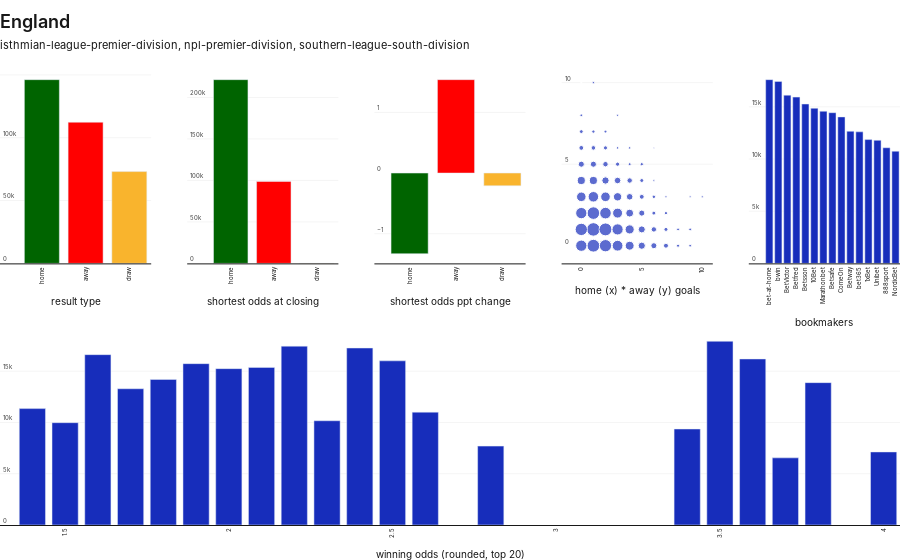

Source (notebook cell):
### Code cell
makeSubplots('england', ['isthmian-league-premier-division', 'npl-premier-division', 'isthmian-league-premier-division', 'southern-league-south-division'])

### Figure 1 — Plotly figure (JSON) as saved in the notebook; plotly's stock layout.template omitted (floating-point values rounded to 4 significant figures)
{"data": [{"hovertemplate": "%{x}: %{y}<extra></extra>", "marker": {"color": ["rgba(0, 100, 0, 1)", "rgba(255, 0, 0, 1)", "rgba(249, 180, 45, 1)"]}, "type": "bar", "x": ["home", "away", "draw"], "xaxis": "x", "y": [146216, 112346, 73058], "yaxis": "y"}, {"hovertemplate": "%{x}: %{y}<extra></extra>", "marker": {"color": ["rgba(0, 100, 0, 1)", "rgba(255, 0, 0, 1)", "rgba(249, 180, 45, 1)"]}, "type": "bar", "x": ["home", "away", "draw"], "xaxis": "x2", "y": [221459, 98736, 60], "yaxis": "y2"}, {"hovertemplate": "%{x}: %{y}<extra></extra>", "marker": {"color": ["rgba(0, 100, 0, 1)", "rgba(255, 0, 0, 1)", "rgba(249, 180, 45, 1)"]}, "type": "bar", "x": ["home", "away", "draw"], "xaxis": "x3", "y": [-1.33, 1.54, -0.21], "yaxis": "y3"}, {"hoverinfo": "text", "hovertext": ["1, 1: 33066", "2, 1: 27733", "1, 0: 26727", "1, 2: 25108", "0, 1: 22979", "2, 0: 22839", "2, 2: 18061", "0, 2: 16291", "0, 0: 16234", "3, 1: 15517", "3, 0: 13530", "1, 3: 12267", "3, 2: 9873", "2, 3: 8502", "0, 3: 8307", "4, 1: 6882", "4, 0: 6204", "3, 3: 4734", "0, 4: 4214", "1, 4: 4171", "4, 2: 3886", "2, 4: 2800", "5, 0: 2653", "5, 1: 2453", "4, 3: 1873", "3, 4: 1851", "1, 5: 1402", "5, 2: 1398", "0, 5: 1386", "6, 0: 1306", "2, 5: 878", "4, 4: 849", "6, 1: 825", "7, 0: 604", "5, 3: 559", "0, 6: 528", "1, 6: 433", "3, 5: 303", "2, 6: 282", "7, 1: 259", "6, 2: 247", "5, 4: 246", "0, 7: 224", "6, 3: 144", "5, 5: 110", "1, 7: 109", "7, 2: 107", "8, 0: 98", "2, 7: 71", "4, 5: 67", "8, 1: 60", "9, 1: 58", "0, 8: 52", "9, 0: 51", "3, 6: 36", "4, 6: 36", "1, 10: 27", "7, 3: 27", "10, 3: 23", "3, 8: 22", "9, 3: 20", "6, 4: 14", "6, 6: 4"], "marker": {"color": "rgb(23,45,187)", "size": [13.48, 12.9, 12.79, 12.59, 12.31, 12.29, 11.59, 11.3, 11.29, 11.16, 10.79, 10.52, 9.968, 9.602, 9.547, 9.108, 8.875, 8.295, 8.057, 8.036, 7.895, 7.274, 7.177, 7.038, 6.579, 6.559, 6.119, 6.115, 6.102, 6.012, 5.443, 5.398, 5.359, 4.957, 4.862, 4.794, 4.562, 4.172, 4.098, 4.012, 3.964, 3.96, 3.869, 3.464, 3.239, 3.231, 3.216, 3.146, 2.903, 2.861, 2.783, 2.76, 2.685, 2.672, 2.449, 2.449, 2.28, 2.28, 2.19, 2.166, 2.115, 1.934, 1.414]}, "mode": "markers", "type": "scatter", "x": [1, 2, 1, 1, 0, 2, 2, 0, 0, 3, 3, 1, 3, 2, 0, 4, 4, 3, 0, 1, 4, 2, 5, 5, 4, 3, 1, 5, 0, 6, 2, 4, 6, 7, 5, 0, 1, 3, 2, 7, 6, 5, 0, 6, 5, 1, 7, 8, 2, 4, 8, 9, 0, 9, 3, 4, 1, 7, 10, 3, 9, 6, 6], "xaxis": "x4", "y": [1, 1, 0, 2, 1, 0, 2, 2, 0, 1, 0, 3, 2, 3, 3, 1, 0, 3, 4, 4, 2, 4, 0, 1, 3, 4, 5, 2, 5, 0, 5, 4, 1, 0, 3, 6, 6, 5, 6, 1, 2, 4, 7, 3, 5, 7, 2, 0, 7, 5, 1, 1, 8, 0, 6, 6, 10, 3, 3, 8, 3, 4, 6], "yaxis": "y4"}, {"hovertemplate": "%{x}: %{y}<extra></extra>", "marker": {"color": ["rgb(23,45,187)", "rgb(23,45,187)", "rgb(23,45,187)", "rgb(23,45,187)", "rgb(23,45,187)", "rgb(23,45,187)", "rgb(23,45,187)", "rgb(23,45,187)", "rgb(23,45,187)", "rgb(23,45,187)", "rgb(23,45,187)", "rgb(23,45,187)", "rgb(23,45,187)", "rgb(23,45,187)", "rgb(23,45,187)"]}, "type": "bar", "x": ["bet-at-home", "bwin", "BetVictor", "Betfred", "Betsson", "10Bet", "Marathonbet", "Betsafe", "ComeOn", "Betway", "bet365", "1xBet", "Unibet", "888sport", "NordicBet"], "xaxis": "x5", "y": [17606, 17442, 16121, 15934, 15274, 14868, 14577, 14440, 14036, 12659, 12606, 11865, 11795, 11081, 10749], "yaxis": "y5"}, {"hovertemplate": "%{x}: %{y}<extra></extra>", "marker": {"color": ["rgb(23,45,187)", "rgb(23,45,187)", "rgb(23,45,187)", "rgb(23,45,187)", "rgb(23,45,187)", "rgb(23,45,187)", "rgb(23,45,187)", "rgb(23,45,187)", "rgb(23,45,187)", "rgb(23,45,187)", "rgb(23,45,187)", "rgb(23,45,187)", "rgb(23,45,187)", "rgb(23,45,187)", "rgb(23,45,187)", "rgb(23,45,187)", "rgb(23,45,187)", "rgb(23,45,187)", "rgb(23,45,187)", "rgb(23,45,187)"]}, "type": "bar", "x": [3.5, 2.2, 2.4, 1.6, 3.6, 2.5, 1.9, 2.1, 2, 1.8, 3.8, 1.7, 1.4, 2.6, 2.3, 1.5, 3.4, 2.8, 4, 3.7], "xaxis": "x6", "y": [17916, 17442, 17261, 16613, 16192, 16010, 15735, 15370, 15249, 14196, 13884, 13286, 11352, 11008, 10167, 9979, 9361, 7693, 7125, 6547], "yaxis": "y6"}], "layout": {"autosize": true, "font": {"color": "rgba(24,24,24,1)", "family": "Manrope, Sohne, Inter, Arial", "size": 8}, "legend": {"font": {"color": "#181818", "size": 10}, "orientation": "h", "x": 1, "xanchor": "right", "y": 1, "yanchor": "bottom"}, "margin": {"b": 0, "l": 0, "r": 0, "t": 70}, "paper_bgcolor": "rgba(255,255,255,0)", "plot_bgcolor": "rgba(255,255,255,0)", "showlegend": false, "title": {"font": {"color": "#181818", "family": "Test Söhne, Sohne, Manrope, Inter, Arial", "size": 16}, "text": "<span style=\"font-size: 18px; font-weight:600\">England</span><br><span style=\"font-family: Manrope, Sohne, Inter, Arial; font-size: 11px\">isthmian-league-premier-division, npl-premier-division, southern-league-south-division</span>", "x": 0, "xanchor": "left", "y": 0.95, "yanchor": "top"}, "xaxis": {"anchor": "y", "autorange": true, "domain": [0, 0.168], "gridcolor": "rgba(245,245,245,1)", "gridwidth": 1, "linecolor": "rgba(24,24,24,1)", "linewidth": 1, "mirror": false, "range": [-0.8796, 2.5], "showgrid": false, "showline": true, "tickangle": -90, "tickfont": {"size": 6}, "title": {"text": "result type"}, "type": "category"}, "xaxis2": {"anchor": "y2", "autorange": true, "domain": [0.208, 0.376], "gridcolor": "rgba(245,245,245,1)", "gridwidth": 1, "linecolor": "rgba(24,24,24,1)", "linewidth": 1, "mirror": false, "range": [-0.903, 2.5], "showgrid": false, "showline": true, "tickangle": -90, "tickfont": {"size": 6}, "title": {"text": "shortest odds at closing"}, "type": "category"}, "xaxis3": {"anchor": "y3", "autorange": true, "domain": [0.416, 0.584], "gridcolor": "rgba(245,245,245,1)", "gridwidth": 1, "linecolor": "rgba(24,24,24,1)", "linewidth": 1, "mirror": false, "range": [-0.7319, 2.5], "showgrid": false, "showline": true, "tickangle": -90, "tickfont": {"size": 6}, "title": {"text": "shortest odds ppt change"}, "type": "category"}, "xaxis4": {"anchor": "y4", "autorange": true, "domain": [0.624, 0.792], "gridcolor": "rgba(245,245,245,1)", "gridwidth": 1, "linecolor": "rgba(24,24,24,1)", "linewidth": 1, "mirror": false, "range": [-1.453, 10.83], "showgrid": false, "showline": true, "tickangle": -90, "tickfont": {"size": 6}, "title": {"text": "home (x) * away (y) goals"}, "type": "linear"}, "xaxis5": {"anchor": "y5", "autorange": true, "domain": [0.832, 1], "gridcolor": "rgba(245,245,245,1)", "gridwidth": 1, "linecolor": "rgba(24,24,24,1)", "linewidth": 1, "mirror": false, "range": [-2.005, 14.5], "showgrid": false, "showline": true, "tickangle": -90, "tickfont": {"size": 6}, "title": {"text": "bookmakers"}, "type": "category"}, "xaxis6": {"anchor": "y6", "autorange": true, "domain": [0, 1], "gridcolor": "rgba(245,245,245,1)", "gridwidth": 1, "linecolor": "rgba(24,24,24,1)", "linewidth": 1, "mirror": false, "range": [1.308, 4.05], "showgrid": false, "showline": true, "tickangle": -90, "tickfont": {"size": 6}, "title": {"text": "winning odds (rounded, top 20)"}, "type": "linear"}, "yaxis": {"anchor": "x", "autorange": true, "domain": [0.575, 1], "gridcolor": "rgba(245,245,245,1)", "gridwidth": 1, "linecolor": "rgba(24,24,24,1)", "linewidth": 1, "mirror": false, "range": [0, 153900.0], "showgrid": true, "showline": false, "tickfont": {"size": 6}, "ticklabelposition": "inside top", "title": {}, "type": "linear"}, "yaxis2": {"anchor": "x2", "autorange": true, "domain": [0.575, 1], "gridcolor": "rgba(245,245,245,1)", "gridwidth": 1, "linecolor": "rgba(24,24,24,1)", "linewidth": 1, "mirror": false, "range": [0, 233100.0], "showgrid": true, "showline": false, "tickfont": {"size": 6}, "ticklabelposition": "inside top", "title": {}, "type": "linear"}, "yaxis3": {"anchor": "x3", "autorange": true, "domain": [0.575, 1], "gridcolor": "rgba(245,245,245,1)", "gridwidth": 1, "linecolor": "rgba(24,24,24,1)", "linewidth": 1, "mirror": false, "range": [-1.489, 1.699], "showgrid": true, "showline": false, "tickfont": {"size": 6}, "ticklabelposition": "inside top", "title": {}, "type": "linear"}, "yaxis4": {"anchor": "x4", "autorange": true, "domain": [0.575, 1], "gridcolor": "rgba(245,245,245,1)", "gridwidth": 1, "linecolor": "rgba(24,24,24,1)", "linewidth": 1, "mirror": false, "range": [-1.168, 10.81], "showgrid": true, "showline": false, "tickfont": {"size": 6}, "ticklabelposition": "inside top", "title": {}, "type": "linear"}, "yaxis5": {"anchor": "x5", "autorange": true, "domain": [0.575, 1], "gridcolor": "rgba(245,245,245,1)", "gridwidth": 1, "linecolor": "rgba(24,24,24,1)", "linewidth": 1, "mirror": false, "range": [0, 18530.0], "showgrid": true, "showline": false, "tickfont": {"size": 6}, "ticklabelposition": "inside top", "title": {}, "type": "linear"}, "yaxis6": {"anchor": "x6", "autorange": true, "domain": [0, 0.425], "gridcolor": "rgba(245,245,245,1)", "gridwidth": 1, "linecolor": "rgba(24,24,24,1)", "linewidth": 1, "mirror": false, "range": [0, 18860.0], "showgrid": true, "showline": false, "tickfont": {"size": 6}, "ticklabelposition": "inside top", "title": {}, "type": "linear"}}}
